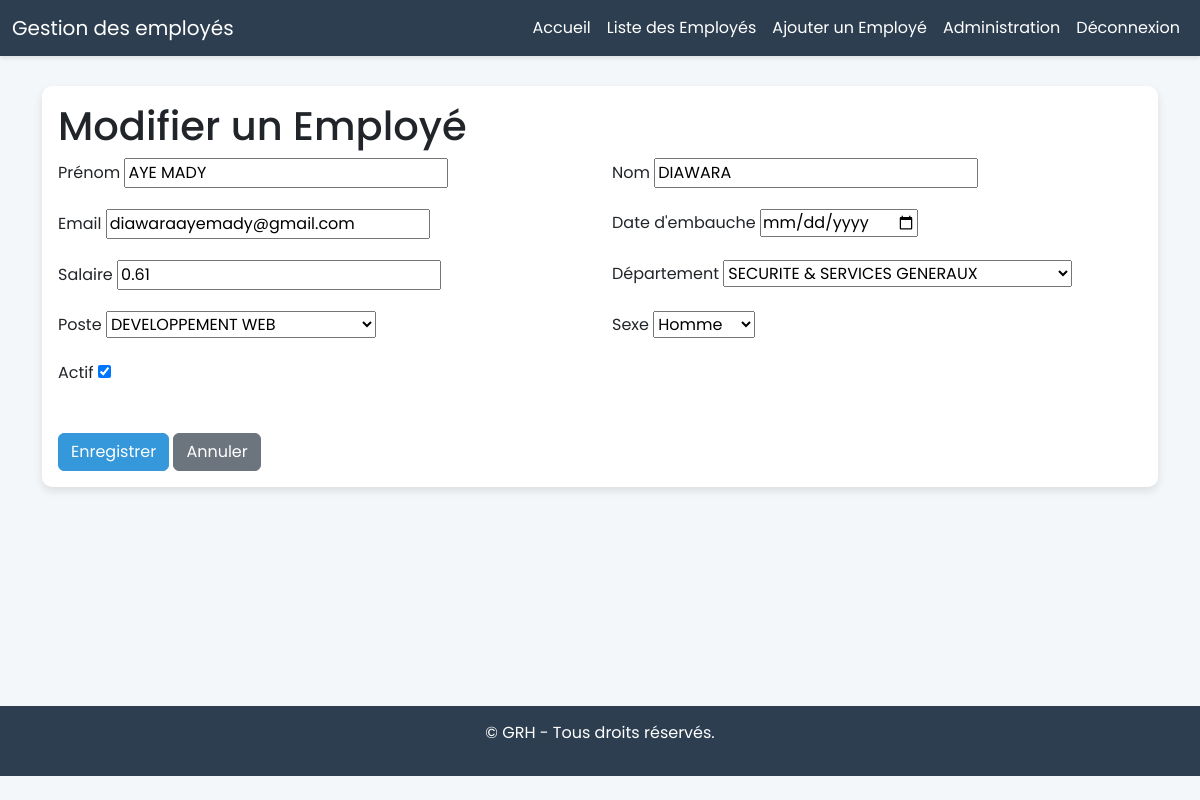
/employees/employee/5/edit/ (signed in), run on the app's committed database.
### Employes/models.py (models this page shows, shortened)
class Employee(models.Model):
       SEXE_CHOICES = [
           ('H', 'Homme'),
           ('F', 'Femme'),
           ('A', 'Autre'),
       ]
       prenom = models.CharField(max_length=50, verbose_name="Prénom")
       nom = models.CharField(max_length=50, verbose_name="Nom")
       email = models.EmailField(unique=True, verbose_name="Email")
       date_embauche = models.DateField(verbose_name="Date d'embauche")
       salaire = models.DecimalField(max_digits=10, decimal_places=2, verbose_name="Salaire")
       departement = models.ForeignKey(Department, on_delete=models.CASCADE, related_name='employes', verbose_name="Département")
       poste = models.ForeignKey(Poste, on_delete=models.CASCADE, related_name='employes', verbose_name="Poste")
       sexe = models.CharField(max_length=1, choices=SEXE_CHOICES, verbose_name="Sexe")
       est_actif = models.BooleanField(default=True, verbose_name="Actif")

### Employes/views.py (the view)
# urls.py: path('employee/<int:pk>/edit/', views.employee_update, name='employee_update'),
@login_required
def employee_update(request, pk):
    Employe = get_object_or_404(Employee, pk=pk)
    if request.method == 'POST':
        form = EmployeeForm(request.POST, instance=Employe)
        if form.is_valid():
            form.save()
            return redirect('Employes:employee_list')
    else:
        form = EmployeeForm(instance=Employe)
    return render(request, 'Employes/employes_form.html', {'form': form})

### Employes/forms.py
class EmployeeForm(forms.ModelForm):
    class Meta:
        model = Employee
        fields = ['prenom', 'nom', 'email', 'date_embauche', 'salaire', 'departement', 'poste', 'sexe', 'est_actif']
        widgets = {
            'date_embauche': forms.DateInput(attrs={'type': 'date'}),
            'sexe': forms.Select(),
            'departement': forms.Select(),
            'poste': forms.Select(),
        }

### Employes/models.py (called while the page is built)
       def __str__(self):
           return self.nom

       def __str__(self):
           return self.nom

### Employes/templates/Employes/employes_form.html (shortened to what this page needs)
{% extends 'Employes/base.html' %}
{% block content %}
<div class="container">
    <div class="card">
        <div class="card-body">
            <h1 class="card-title">{% if form.instance.pk %}Modifier{% else %}Ajouter{% endif %} un Employé</h1>
            <form method="post">
                <div class="row">
                    {% for field in form %}
                    <div class="col-md-6 mb-3">
                        <label class="form-label" for="{{ field.id_for_label }}">{{ field.label }}</label>
                        {{ field }}
                    </div>
                    {% endfor %}
                </div>
                <div class="mt-4">
                    <button type="submit" class="btn btn-primary">Enregistrer</button>
                    <a href="{% url 'Employes:employee_list' %}" class="btn btn-secondary">Annuler</a>
                </div>
            </form>
        </div>
    </div>
</div>
{% endblock %}

### Employes/templates/Employes/base.html (style rules this page uses)
body { font-family: 'Poppins', sans-serif; background-color: #f4f7fa; }
.card { border: none; box-shadow: 0 4px 8px rgba(0, 0, 0, 0.1); border-radius: 10px; }
.btn-primary { background-color: #3498db; border-color: #3498db; }

### data on the page
Employee: form "AYE MADY" "DIAWARA" "diawaraayemady@gmail.com" "0.61" "SECURITE & SERVICES GENERAUX" "DEVELOPPEMENT WEB" "Homme" "☑"

### other printed values
{{ field.label }} "Prénom" "Nom" "Email" "Date d'embauche" "Salaire" "Département" "Poste" "Sexe" "Actif"
